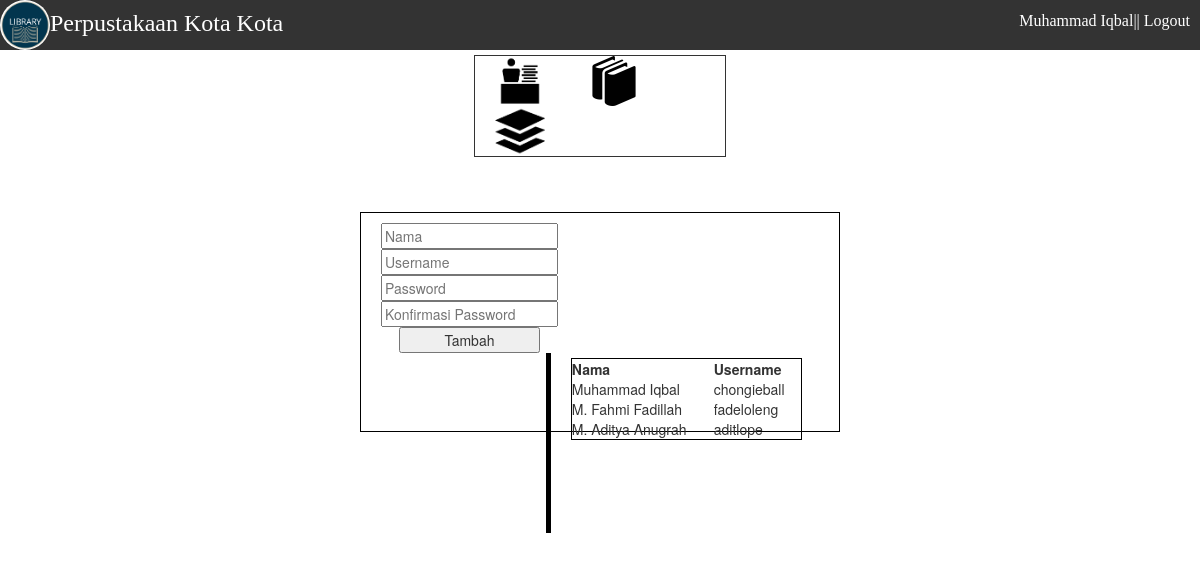
Page /index.php?librarian (signed in) on the committed database.
### tables this page shows
CREATE TABLE `librarian` (
  `id` int(11) NOT NULL,
  `name` varchar(255) NOT NULL,
  `username` varchar(255) NOT NULL,
  `password` varchar(255) NOT NULL,
  `is_chief` int(1) DEFAULT '0'
);

### app/Classes/Librarian.php (called while the page is built, shortened)
<?php
class Librarian
{
	private $db;
	public function __construct()
	{
		$this->db = new Connect();
	}
	public function showAll()
	{
		$stmt = $this->db->prepare("SELECT name, username FROM librarian");
		$stmt->execute();
		return $stmt->fetchAll($this->db::FETCH_ASSOC);
	}
}

### view/librarian.php (the view, shortened to what this page needs)
<section class="librarian">
	<div class="form_add">
		<form action="" method="POST">
			<input type="text" name="name" placeholder="Nama"><br/>
			<input type="username" name="usr" placeholder="Username"><br/>
			<input type="password" name="pass" placeholder="Password"><br/>
			<input type="password" name="confPass" placeholder="Konfirmasi Password"><br/>
			<center><button name="add">Tambah</button></center>
		</form>
	</div>
	<div class="data">
		<table>
			<tr>
				<th>Nama</th>
				<th>Username</th>
			</tr>
			<?php foreach ($librarian->showAll() as $val) : ?>
				<tr>
					<td><?=$val['name']?></td>
					<td><?=$val['username']?></td>
				</tr>
			<?php endforeach; ?>
		</table>
	</div>
</section>

### asset/css/style.css (style rules this page uses)
body { margin: 0; }
section.librarian { width: 40%; position: center; margin: 0px auto; padding: 10px; min-height: 220px; border: 1px solid #000; }
section.librarian div.form_add { display: block; margin-left: 10px; margin-right: 10px; float: left; }
section.librarian div.data { float: right; width: 40%; height: 180px; margin-right: 100px; border-left: 5px solid black; }
section.librarian div.data table { width: 130%; margin: 5px; margin-left: 20px; border: 1px solid black; }
div.add_book input,select,button { width: 80%; margin: 5px; color: #000; }

### rows in the picture
librarian: name "Muhammad Iqbal", username "chongieball"
librarian: name "M. Fahmi Fadillah", username "fadeloleng"
librarian: name "M. Aditya Anugrah", username "aditlope"

### other values in the picture
$_SESSION['lib']['name'] "Muhammad Iqbal"
